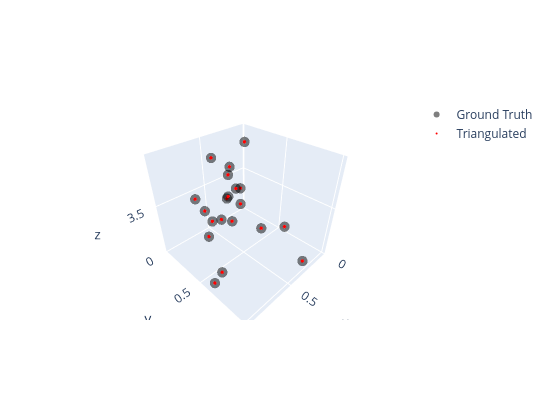

Notebook code for this chart:
### Code cell
fig = go.Figure(layout=dict(height=400, width=550))
fig.add_trace(go.Scatter3d(x=X_eucl[0,:], y=X_eucl[1,:], z=X_eucl[2,:], mode='markers', marker=dict(size=6, color="black", opacity=0.5), name='Ground Truth'))
fig.add_trace(go.Scatter3d(x=X_eucl_pred[0,:], y=X_eucl_pred[1,:], z=X_eucl_pred[2,:], mode='markers', marker=dict(size=2, color="red", opacity=1), name='Triangulated'))
fig.show()

### Figure 1 — Plotly figure (JSON) as saved in the notebook; plotly's stock layout.template omitted (floating-point values rounded to 4 significant figures)
{"data": [{"marker": {"color": "black", "opacity": 0.5, "size": 6}, "mode": "markers", "name": "Ground Truth", "type": "scatter3d", "x": [0.02739, 0.9347, 0.6082, 0.3763, 0.3235, 0.2627, 0.3765, 0.775, 0.3807, 0.8405, 0.4263, 0.4434, 0.9596, 0.224, 0.7056, 0.6503, 0.9207, 0.5877, 0.6783, 0.214], "y": [0.5884, 0.7217, 0.1352, 0.1822, 0.9987, 0.2178, 0.336, 0.7115, 0.1574, 0.345, 0.116, 0.2921, 0.6549, 0.2332, 0.8711, 0.3218, 0.567, 0.4187, 0.308, 0.02176], "z": [3.086, 3.263, 3.036, 3.631, 3.131, 3.289, 3.56, 3.881, 3.377, 3.666, 3.133, 3.218, 3.11, 3.901, 3.62, 3.921, 3.712, 3.609, 3.354, 3.597]}, {"marker": {"color": "red", "opacity": 1, "size": 2}, "mode": "markers", "name": "Triangulated", "type": "scatter3d", "x": [0.02739, 0.9347, 0.6082, 0.3763, 0.3235, 0.2627, 0.3765, 0.775, 0.3807, 0.8405, 0.4263, 0.4434, 0.9596, 0.224, 0.7056, 0.6503, 0.9207, 0.5877, 0.6783, 0.214], "y": [0.5884, 0.7217, 0.1352, 0.1822, 0.9987, 0.2178, 0.336, 0.7115, 0.1574, 0.345, 0.116, 0.2921, 0.6549, 0.2332, 0.8711, 0.3218, 0.567, 0.4187, 0.308, 0.02176], "z": [3.086, 3.263, 3.036, 3.631, 3.131, 3.289, 3.56, 3.881, 3.377, 3.666, 3.133, 3.218, 3.11, 3.901, 3.62, 3.921, 3.712, 3.609, 3.354, 3.597]}], "layout": {"height": 400, "scene": {"aspectmode": "auto", "aspectratio": {"x": 1.002, "y": 1.05, "z": 0.951}, "camera": {"center": {"x": 0, "y": 0, "z": 0}, "eye": {"x": 1.25, "y": 1.25, "z": 1.25}, "projection": {"type": "perspective"}, "up": {"x": 0, "y": 0, "z": 1}}}, "width": 550}}
